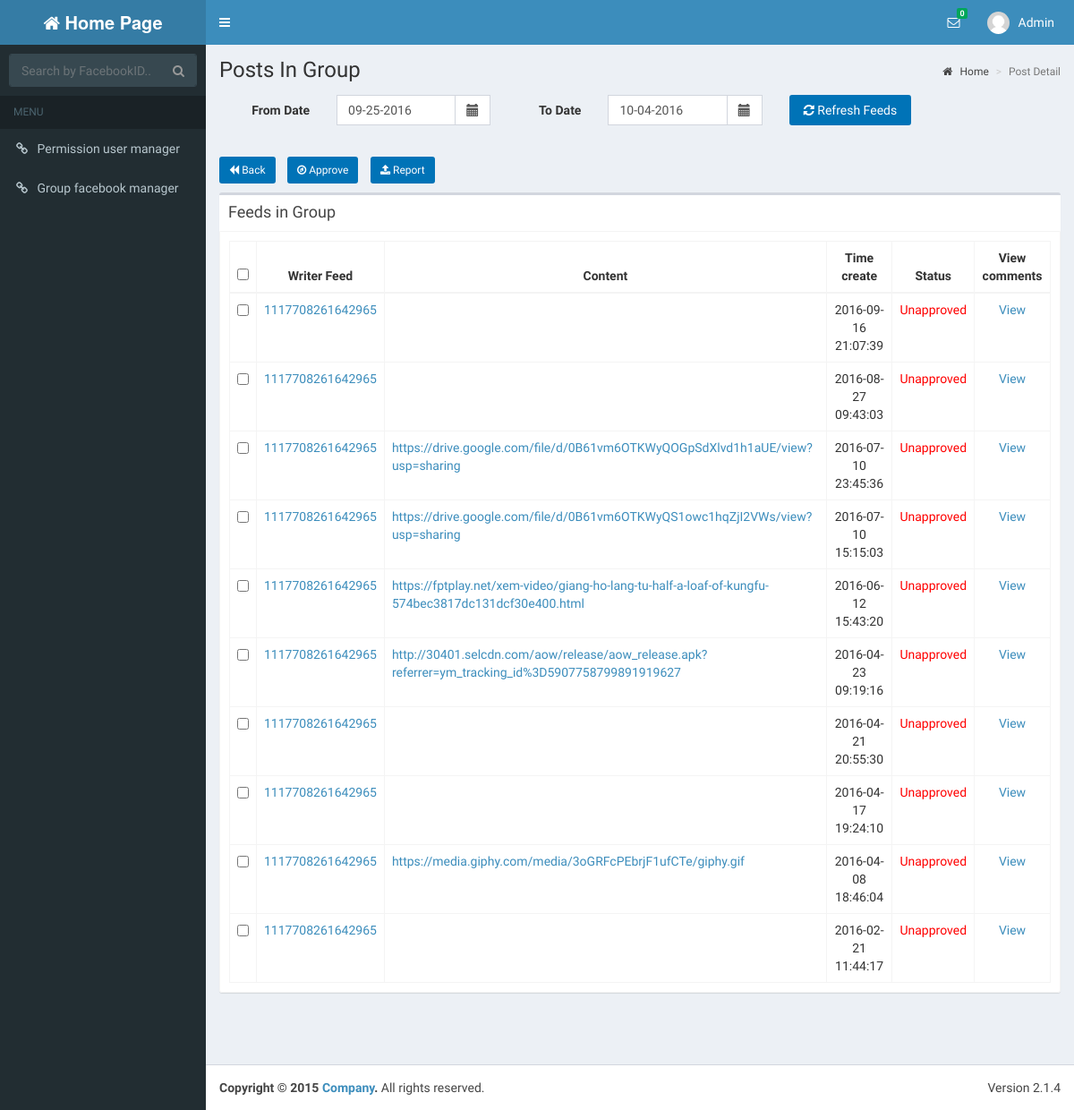
The app's page /feedView.php?facebookGroupId=548960115147783&groupId=58&pageNum=1 (signed in), older data.
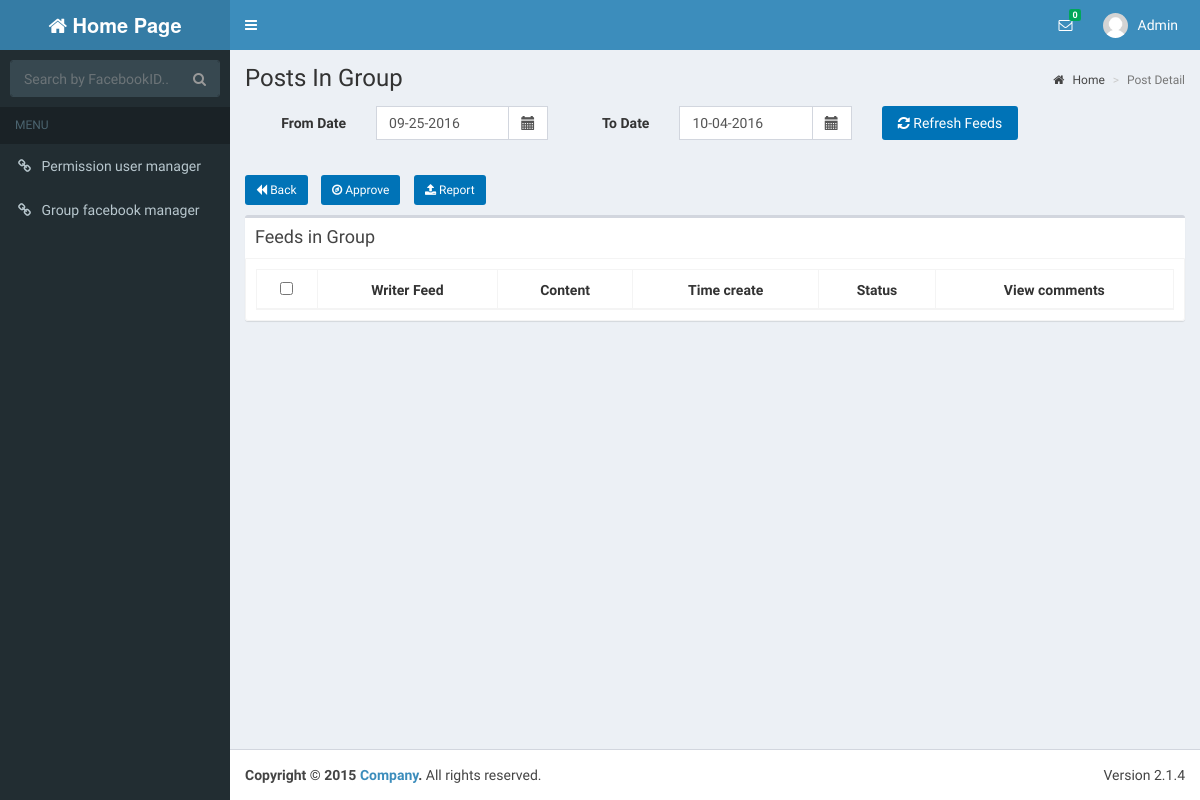
The same page, newer data.
### tables this page shows
CREATE TABLE IF NOT EXISTS `users` (
  `UserId` int(20) NOT NULL AUTO_INCREMENT,
  `UserName` varchar(30) NOT NULL,
  `Password` varchar(16) NOT NULL,
  `FullName` varchar(50) DEFAULT NULL,
  `Address1` varchar(100) DEFAULT NULL,
  `Birthday` datetime DEFAULT NULL,
  `PhoneNumber1` varchar(15) DEFAULT NULL,
  `Email` varchar(50) DEFAULT NULL,
  `Gender` varchar(10) DEFAULT NULL,
  `CreateTime` timestamp NOT NULL DEFAULT '0000-00-00 00:00:00',
  `UpdateTime` timestamp NOT NULL DEFAULT '0000-00-00 00:00:00' ON UPDATE CURRENT_TIMESTAMP,
  `Avatar` varchar(100) DEFAULT NULL,
  `PhoneNumber2` varchar(100) DEFAULT NULL,
  `Address2` varchar(100) DEFAULT NULL,
  `Class` varchar(50) DEFAULT NULL,
  `School` varchar(100) DEFAULT NULL,
  `FacebookId` varchar(50) DEFAULT NULL,
  PRIMARY KEY (`UserId`),
  KEY `avatar` (`Avatar`)
);

CREATE TABLE IF NOT EXISTS `feeds` (
  `FeedId` int(20) NOT NULL AUTO_INCREMENT,
  `FacebookIdFeed` varchar(40) NOT NULL,
  `FacebookUserIdFeed` varchar(30) NOT NULL,
  `Message` text,
  `CreateFeedTime` datetime DEFAULT NULL,
  `UpdateFeedTime` datetime DEFAULT NULL,
  `StatusId` int(20) DEFAULT NULL,
  `GroupId` int(20) DEFAULT NULL,
  `CreateTime` timestamp NOT NULL DEFAULT '0000-00-00 00:00:00',
  `UpdateTime` timestamp NOT NULL DEFAULT '0000-00-00 00:00:00' ON UPDATE CURRENT_TIMESTAMP,
  PRIMARY KEY (`FeedId`),
  KEY `fk_feeds_status_idx` (`StatusId`),
  KEY `fk_feeds_groups_idx` (`GroupId`)
);

### dao/db_connect.php (called while the page is built, shortened)
<?php
class DB_CONNECT {
    function connect() {
        $con = @mysql_connect(DB_SERVER, DB_USER, DB_PASSWORD) or die(mysql_error());
        return $con;
    }
}
?>

### dao/daoUsers.php (called while the page is built, shortened)
<?php
require_once 'db_connect.php';
require_once '/../models/users.php';
$userId = "UserId";
$userName = "UserName";
$password = "Password";
$fullName = "FullName";
$avatar = "Avatar";
$address1 = "Address1";
$address2 = "Address2";
$phoneNumber1 = "PhoneNumber1";
$phoneNumber2 = "PhoneNumber2";
$email = "Email";
$gender = "Gender";
$school = "School";
$class = "Class";
$createTime = "CreateTime";
$updateTime = "UpdateTime";
function getUserById($varUserName) {
    global $userId, $userName, $password, $fullName, $address1, $address2, $birthday, $phoneNumber1, $phoneNumber2, $email, $gender, $createTime, $updateTime, $school, $class, $avatar;
    $result = mysql_query("SELECT * ,DATE_FORMAT(Birthday, \"%d-%l-%Y\") AS DOB FROM users WHERE UserId = '" . $varUserName . "'") or die(mysql_error());
    if (mysql_num_rows($result) > 0) {
        while ($row = mysql_fetch_array($result)) {
            $users = new Users();
            $users->setUserId($row[$userId]);
            $users->setUserName($row[$userName]);
            $users->setPassword($row[$password]);
            $users->setFullName($row[$fullName]);
            $users->setAddress2($row[$address2]);
            $users->setAddress1($row[$address1]);
            $users->setBirthday($row['DOB']);
            $users->setAvatar($row[$avatar]);
            $users->setPhoneNumber2($row[$phoneNumber2]);
            $users->setPhoneNumber1($row[$phoneNumber1]);
            $users->setEmail($row[$email]);
            $users->setGender($row[$gender]);
            $users->setSchool($row[$school]);
            $users->setClass($row[$class]);
            $users->setCreateTime($row[$createTime]);
            $users->setUpdateTime($row[$updateTime]);
            return $users;
        }
    }
    return null;
}
?>

### dao/daoFeeds.php (called while the page is built, shortened)
<?php
require_once 'db_connect.php';
require_once '/../models/feeds.php';
$feedId = "FeedId";
$facebookIdFeed = "FacebookIdFeed";
$facebookUserIdFeed = "FacebookUserIdFeed";
$message = "Message";
$createFeedTime = "CreateFeedTime";
$updateFeedTime = "UpdateFeedTime";
$statusId = "StatusId";
$groupId = "GroupId";
$createTime = "CreateTime";
$updateTime = "UpdateTime";
function getFeedIdUseGroupId($varName,$start,$count) {
    global $feedId,$groupId,
    $feedId, $facebookIdFeed, $facebookUserIdFeed, $message, $createFeedTime, $updateFeedTime, $statusId, $groupId, $createTime, $updateTime;
    $listFeeds = array();
    $result = mysql_query("SELECT *FROM feeds WHERE groupId = ".$varName." order by ".$createFeedTime ." desc LIMIT ".$start.",".$count."") or die(mysql_error());
    if (mysql_num_rows($result) > 0) {
        while ($row = mysql_fetch_array($result)) {
            $feeds = new Feeds();
            $feeds->setFeedId($row[$feedId]);
            $feeds->setFacebookIdFeed($row[$facebookIdFeed]);
            $feeds->setFacebookUserIdFeed($row[$facebookUserIdFeed]);
            $feeds->setMessage($row[$message]);
            $feeds->setCreateFeedTime($row[$createFeedTime]);
            $feeds->setUpdateFeedTime($row[$updateFeedTime]);
            $feeds->setStatusId($row[$statusId]);
            $feeds->setGroupId($row[$groupId]);
            $feeds->setCreateTime($row[$createTime]);
            $feeds->setUpdateTime($row[$updateTime]);
            array_push($listFeeds, $feeds);
        }
    }
    return $listFeeds;
}
?>

### models/users.php (called while the page is built, shortened)
<?php
class Users {
    private $fullName;
    function getFullName() {
        return $this->fullName;
    }
    function setFullName($fullName) {
        $this->fullName = $fullName;
    }
}

### models/feeds.php (called while the page is built, shortened)
<?php
class Feeds {
    private $feedId;
    private $facebookIdFeed;
    private $facebookUserIdFeed;
    private $message;
    private $createFeedTime;
    private $statusId;
    function getFeedId() {
        return $this->feedId;
    }
    function getFacebookIdFeed() {
        return $this->facebookIdFeed;
    }
    function getFacebookUserIdFeed() {
        return $this->facebookUserIdFeed;
    }
    function getMessage() {
        return $this->message;
    }
    function getCreateFeedTime() {
        return $this->createFeedTime;
    }
    function getStatusId() {
        return $this->statusId;
    }
    function setFeedId($feedId) {
        $this->feedId = $feedId;
    }
    function setFacebookIdFeed($facebookIdFeed) {
        $this->facebookIdFeed = $facebookIdFeed;
    }
    function setFacebookUserIdFeed($facebookUserIdFeed) {
        $this->facebookUserIdFeed = $facebookUserIdFeed;
    }
    function setMessage($message) {
        $this->message = $message;
    }
    function setCreateFeedTime($createFeedTime) {
        $this->createFeedTime = $createFeedTime;
    }
    function setStatusId($statusId) {
        $this->statusId = $statusId;
    }
}

### feedView.php (the view, shortened to what the rows shown need)
<!DOCTYPE html>
<?php
require_once '/dao/daoUsers.php';
require_once '/models/users.php';
require_once '/dao/daoFeeds.php';
require_once '/models/feeds.php';
$userNameLogin = getUserById($_SESSION['user_id']);
if ($_GET['groupId'] != null) {
    $current = $_GET['pageNum'] == null ? 1 : $_GET['pageNum'];
} else {
    header("Location: homePage.php");
    return;
}
$start = ($current - 1) * 10;
$listFeeds = (array) getFeedIdUseGroupId($_GET['groupId'], $start, 10);
?>
<html>
    <head>
        <?php include 'includeCss.php'; ?>
        <link rel="stylesheet" href="plugins/datepicker/datepicker3.css">
    </head>
    <body class="hold-transition skin-blue sidebar-mini">
        <div class="wrapper">
            <?php include 'includeTab.php';?>
            <div class="content-wrapper">
                <section class="content-header">
                    <h1>
                        Posts In Group
                    </h1>
                </section>
                <section class="content">
                    <div class="row">
                        <form id="form_id" name="myform" action="processReport.php" method="POST">
                            <div class="col-md-12">
                                <div class="box mailbox-messages table-responsive">
                                    <div class="box-body table-bordered">
                                        <table id="example1" class="table table-bordered table-sm " cellspacing="0" width="100%">
                                            <thead>
                                                <tr>
                                                    <th class="text-center"><input type="checkbox" id ="selectall"/></th>
                                                    <th class="text-center">Writer Feed</th>
                                                    <th class="text-center"> Content</th>
                                                    <th class="text-center">Time create</th>
                                                    <th class="text-center">Status</th>
                                                    <th class="text-center"> View comments</th>
                                                </tr>
                                            </thead>
                                            <tbody>
                                                <?php
                                                foreach ($listFeeds as $row) {
                                                    echo '<tr>';
                                                    echo "<td class =\"text-center\"><input type=\"checkbox\" class =\"cbox\" name=\"checkbox_name[]\" value=\"{$row->getFeedId()}\" /></td>";
                                                    echo "<td class =\"text-center\"><a href=https://www.facebook.com/{$row->getFacebookUserIdFeed()}>{$row->getFacebookUserIdFeed()}</a></td>";
                                                    echo "<td class =\"text-left\"><a href=https://www.facebook.com/{$row->getFacebookIdFeed()}>{$row->getMessage()}</a></td>";
                                                    echo "<td class =\"text-center\">{$row->getCreateFeedTime()}</td>";
                                                    if ($row->getStatusId() == 1)
                                                        echo "<td class =\"text-center\"><font color=\"#ff0000\">Unapproved</font></td>";
                                                    else
                                                        echo "<td class =\"text-center\">Approved</td>";
                                                    echo "<td class =\"text-center\"><a href = commentList.php?facebookFeedId={$row->getFacebookIdFeed()}&feedId={$row->getFeedId()}&pageNumComment=1>View</a></td>";
                                                    echo '</tr>';
                                                }
                                                ?>
                                            </tbody>
                                        </table>
                                    </div>
                                </div>
                            </div>
                        </form>
                    </div>
                </section>
            </div>
    </body>
</html>

### includeTab.php (shortened to what the rows shown need)
<header class="main-header">
    <nav class="navbar navbar-static-top" role="navigation">
        <div class="navbar-custom-menu">
            <ul class="nav navbar-nav">
                <li class="dropdown user user-menu">
                    <a href="#" class="dropdown-toggle" data-toggle="dropdown">
                        <img src="dist/img/user2-160x160.jpg" class="user-image" alt="User Image">
                        <span class="hidden-xs"> <?php echo $userNameLogin->getFullName(); ?>&nbsp;&nbsp; </span>
                    </a>
                </li>
            </ul>
        </div>
    </nav>
</header>

Row changes from the older to the newer data that the page shows:
removed feeds: FacebookUserIdFeed "1117708261642965", CreateFeedTime "2016-09-16 21:07:39", shows "Unapproved"
removed feeds: FacebookUserIdFeed "1117708261642965", CreateFeedTime "2016-08-27 09:43:03", shows "Unapproved"
removed feeds: FacebookUserIdFeed "1117708261642965", Message "https://drive.google.com/file/d/0B61vm6OTKWyQOGpSdXlvd1h1aUE/view?usp=sharing", CreateFeedTime "2016-07-10 23:45:36", shows "Unapproved"
removed feeds: FacebookUserIdFeed "1117708261642965", Message "https://drive.google.com/file/d/0B61vm6OTKWyQS1owc1hqZjI2VWs/view?usp=sharing", CreateFeedTime "2016-07-10 15:15:03", shows "Unapproved"
removed feeds: FacebookUserIdFeed "1117708261642965", Message "https://fptplay.net/xem-video/giang-ho-lang-tu-half-a-loaf-of-kungfu-574bec3817dc131dcf30e400.html", CreateFeedTime "2016-06-12 15:43:20", shows "Unapproved"
removed feeds: FacebookUserIdFeed "1117708261642965", Message "http://30401.selcdn.com/aow/release/aow_release.apk?referrer=ym_tracking_id%3D5907758799891919627", CreateFeedTime "2016-04-23 09:19:16", shows "Unapproved"
removed feeds: FacebookUserIdFeed "1117708261642965", CreateFeedTime "2016-04-21 20:55:30", shows "Unapproved"
removed feeds: FacebookUserIdFeed "1117708261642965", CreateFeedTime "2016-04-17 19:24:10", shows "Unapproved"
removed feeds: FacebookUserIdFeed "1117708261642965", Message "https://media.giphy.com/media/3oGRFcPEbrjF1ufCTe/giphy.gif", CreateFeedTime "2016-04-08 18:46:04", shows "Unapproved"
removed feeds: FacebookUserIdFeed "1117708261642965", CreateFeedTime "2016-02-21 11:44:17", shows "Unapproved"
